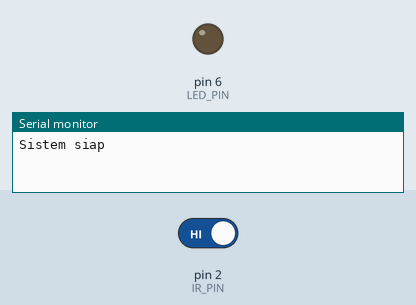
A sketch run on a simulated Arduino Uno, built with avr-gcc and run on an emulated ATmega328P. On the bench: output pins drawn as LEDs (lit = HIGH), the last lines printed to the serial monitor. Dashed ring = blinking. Inputs (shaded band) come from the test bench; at power-on: pin 2 (IR_PIN) HIGH. The audio player accepts every command and is not drawn.

Above: at 1.7 s.
1.8 s: pin 2 (IR_PIN) driven LOW
At 2.21 s:
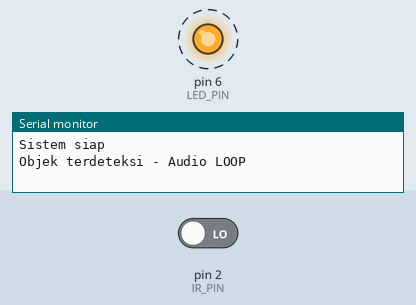
4.8 s: pin 2 (IR_PIN) driven HIGH
Timing chart, 0 to 7.8 s (numbered marks = the images above; inputs shaded):
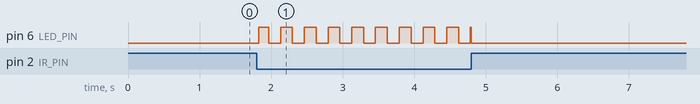

Measured:
- after the input at 1.8 s, pin 6 (LED_PIN): alternates HIGH for 0.17 s and LOW for 0.17 s, starting at once

The sketch:

adm.ino
```cpp
#include <SoftwareSerial.h>
#include <DFRobotDFPlayerMini.h>

#define IR_PIN 2
#define LED_PIN 6

#define DF_RX 10   // Arduino TX → DFPlayer RX (via R 1K)
#define DF_TX 11   // Arduino RX ← DFPlayer TX

SoftwareSerial dfSerial(DF_RX, DF_TX);
DFRobotDFPlayerMini dfPlayer;

bool isPlaying = false;
bool ledState = false;

unsigned long previousMillis = 0;
const unsigned long blinkInterval = 166; // ms (3x blink per detik)

void setup() {
  pinMode(IR_PIN, INPUT);
  pinMode(LED_PIN, OUTPUT);

  digitalWrite(LED_PIN, LOW);

  Serial.begin(9600);
  dfSerial.begin(9600);

  if (!dfPlayer.begin(dfSerial)) {
    Serial.println("DFPlayer tidak terdeteksi");
    while (true);
  }

  dfPlayer.volume(25); // 0–30
  dfPlayer.stop();

  Serial.println("Sistem siap");
}

void loop() {
  int irState = digitalRead(IR_PIN);
  unsigned long currentMillis = millis();

  // === OBJEK TERDETEKSI ===
  // Asumsi: LOW = ada objek
  if (irState == LOW) {

    // Mulai audio looping (hanya sekali)
    if (!isPlaying) {
      dfPlayer.loop(1);   // loop 0001.mp3
      isPlaying = true;
      Serial.println("Objek terdeteksi - Audio LOOP");
    }

    // LED berkedip 3x per detik
    if (currentMillis - previousMillis >= blinkInterval) {
      previousMillis = currentMillis;
      ledState = !ledState;
      digitalWrite(LED_PIN, ledState);
    }

  }
  // === OBJEK HILANG ===
  else {
    if (isPlaying) {
      dfPlayer.stop();
      isPlaying = false;
      Serial.println("Objek hilang - Audio STOP");
    }

    // LED mati total
    digitalWrite(LED_PIN, LOW);
    ledState = false;
  }
}
```
